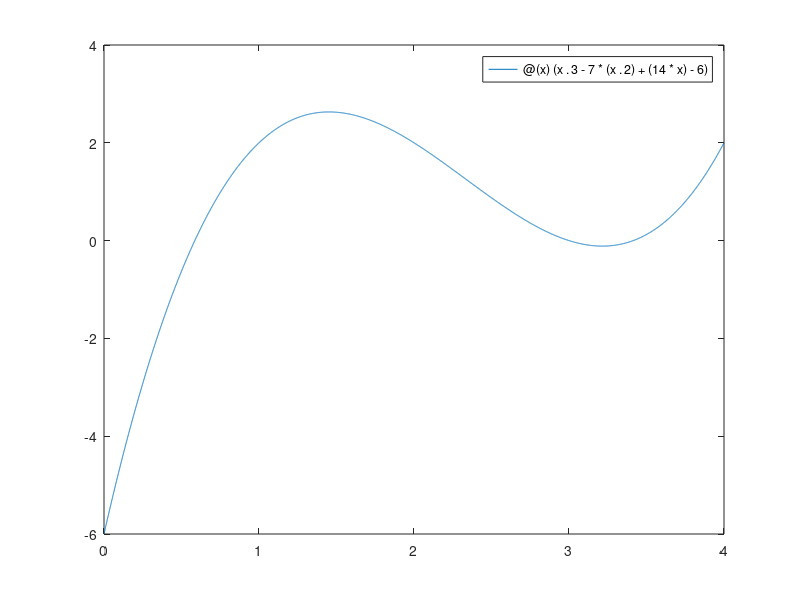

MATLAB code for this plot: (Note: this script raises an error after producing the figure.)
f = @(x) (x.^3 - 7 * (x.^2) + (14 * x) - 6)
fplot(f, [0, 4])
hold on 
eps = 0.00001
x1 = binary_search(f, 0, 1, eps)
x2 = binary_search(f, 1, 3.2, eps)
x3 = binary_search(f, 3.2, 4, eps)
plot(x1, f(x1),'r*')
plot(x2, f(x2), 'r*')
plot(x3, f(x3), 'r*')
